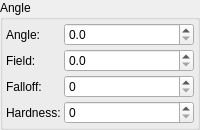
                   <widget class="GroupBox" name="SplattingAngleGroup">
                    <property name="title">
                     <string>Angle</string>
                    </property>
                    <layout class="QGridLayout" name="gridLayout_62">
                     <property name="leftMargin">
                      <number>3</number>
                     </property>
                     <property name="topMargin">
                      <number>3</number>
                     </property>
                     <property name="rightMargin">
                      <number>3</number>
                     </property>
                     <property name="bottomMargin">
                      <number>3</number>
                     </property>
                     <property name="spacing">
                      <number>3</number>
                     </property>
                     <item row="3" column="0">
                      <widget class="QLabel" name="label_18">
                       <property name="sizePolicy">
                        <sizepolicy hsizetype="Fixed" vsizetype="Preferred">
                         <horstretch>0</horstretch>
                         <verstretch>0</verstretch>
                        </sizepolicy>
                       </property>
                       <property name="text">
                        <string>Hardness:</string>
                       </property>
                      </widget>
                     </item>
                     <item row="1" column="1">
                      <widget class="DoubleSpinBox" name="SplattingAngleField">
                       <property name="decimals">
                        <number>1</number>
                       </property>
                       <property name="minimum">
                        <double>0.000000000000000</double>
                       </property>
                       <property name="maximum">
                        <double>90.000000000000000</double>
                       </property>
                       <property name="singleStep">
                        <double>0.100000000000000</double>
                       </property>
                       <property name="value">
                        <double>0.000000000000000</double>
                       </property>
                      </widget>
                     </item>
                     <item row="2" column="1">
                      <widget class="DoubleSpinBox" name="SplattingAngleFalloff">
                       <property name="decimals">
                        <number>0</number>
                       </property>
                       <property name="minimum">
                        <double>0.000000000000000</double>
                       </property>
                       <property name="maximum">
                        <double>100.000000000000000</double>
                       </property>
                       <property name="singleStep">
                        <double>1.000000000000000</double>
                       </property>
                       <property name="value">
                        <double>0.000000000000000</double>
                       </property>
                      </widget>
                     </item>
                     <item row="3" column="1">
                      <widget class="DoubleSpinBox" name="SplattingAngleHardness">
                       <property name="decimals">
                        <number>0</number>
                       </property>
                       <property name="minimum">
                        <double>0.000000000000000</double>
                       </property>
                       <property name="maximum">
                        <double>100.000000000000000</double>
                       </property>
                       <property name="singleStep">
                        <double>1.000000000000000</double>
                       </property>
                       <property name="value">
                        <double>0.000000000000000</double>
                       </property>
                      </widget>
                     </item>
                     <item row="2" column="0">
                      <widget class="QLabel" name="label_17">
                       <property name="sizePolicy">
                        <sizepolicy hsizetype="Fixed" vsizetype="Preferred">
                         <horstretch>0</horstretch>
                         <verstretch>0</verstretch>
                        </sizepolicy>
                       </property>
                       <property name="text">
                        <string>Falloff:</string>
                       </property>
                      </widget>
                     </item>
                     <item row="1" column="0">
                      <widget class="QLabel" name="label_30">
                       <property name="sizePolicy">
                        <sizepolicy hsizetype="Fixed" vsizetype="Preferred">
                         <horstretch>0</horstretch>
                         <verstretch>0</verstretch>
                        </sizepolicy>
                       </property>
                       <property name="text">
                        <string>Field:</string>
                       </property>
                      </widget>
                     </item>
                     <item row="0" column="1">
                      <widget class="DoubleSpinBox" name="SplattingAngle">
                       <property name="decimals">
                        <number>1</number>
                       </property>
                       <property name="minimum">
                        <double>0.000000000000000</double>
                       </property>
                       <property name="maximum">
                        <double>90.000000000000000</double>
                       </property>
                       <property name="singleStep">
                        <double>0.100000000000000</double>
                       </property>
                       <property name="value">
                        <double>0.000000000000000</double>
                       </property>
                      </widget>
                     </item>
                     <item row="0" column="0">
                      <widget class="QLabel" name="label_29">
                       <property name="sizePolicy">
                        <sizepolicy hsizetype="Fixed" vsizetype="Preferred">
                         <horstretch>0</horstretch>
                         <verstretch>0</verstretch>
                        </sizepolicy>
                       </property>
                       <property name="text">
                        <string>Angle:</string>
                       </property>
                      </widget>
                     </item>
                    </layout>
                   </widget>
